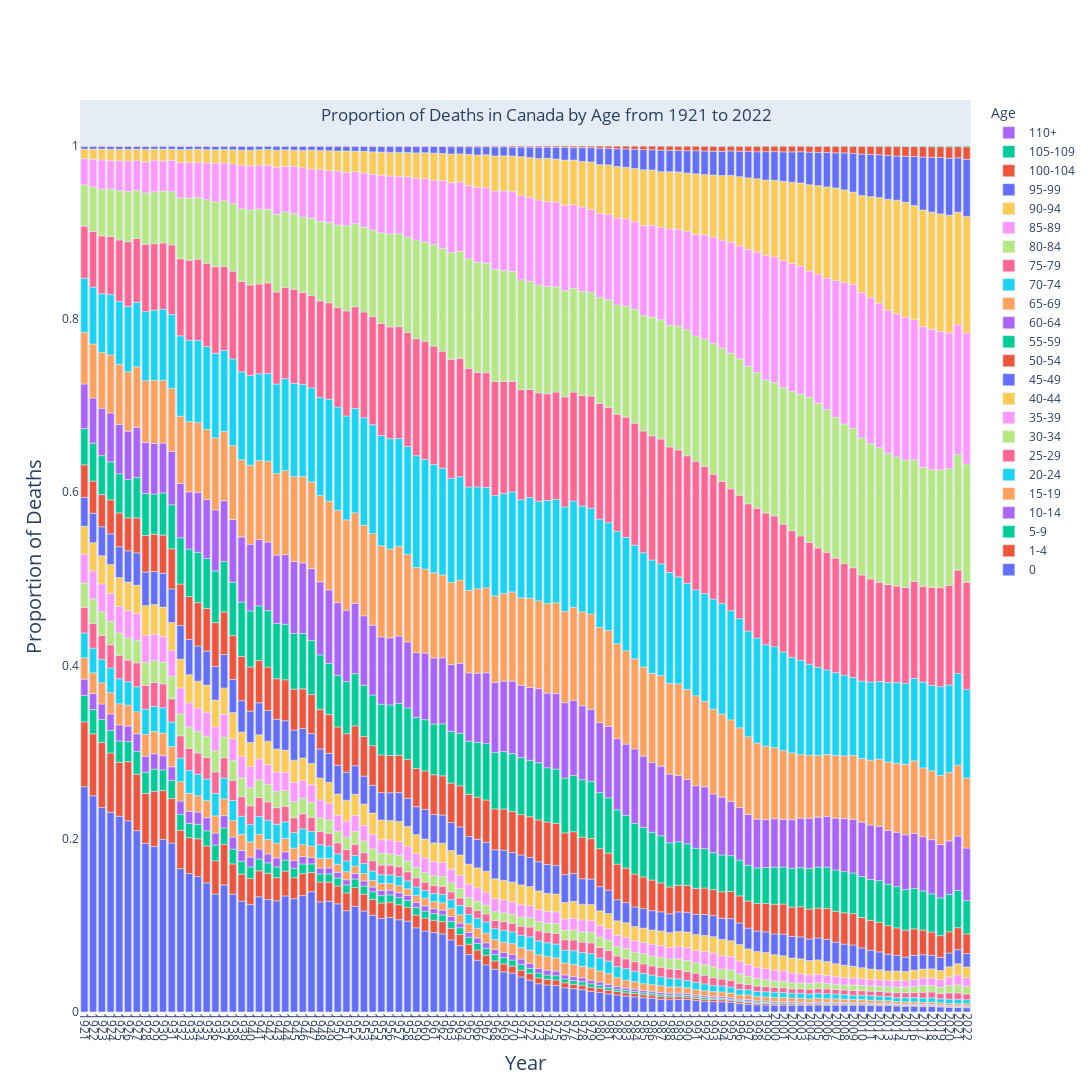

This figure's notebook cell:
### Code cell
fig = px.bar(df, x="Year", y='Proportion of Deaths', color='Age', height=1200, width=1400, title='Proportion of Deaths in Canada by Age from 1922 to 2022') 
fig.update_layout(legend_traceorder="reversed", 
                  title={'text': 'Proportion of Deaths in Canada by Age from 1921 to 2022', 'xanchor':'center', 'yanchor':'top', 'y':0.9, 'x':0.5},
                  xaxis = dict(tickmode = 'linear',dtick = 1),
                  xaxis_title_font_size=20,
                  yaxis_title_font_size=20
                    )
         

fig.update_xaxes(tickangle=90)

fig.show()

fig.write_html("/Users/pzuzarte/Desktop/canadaStats/proportions_plot.html")
